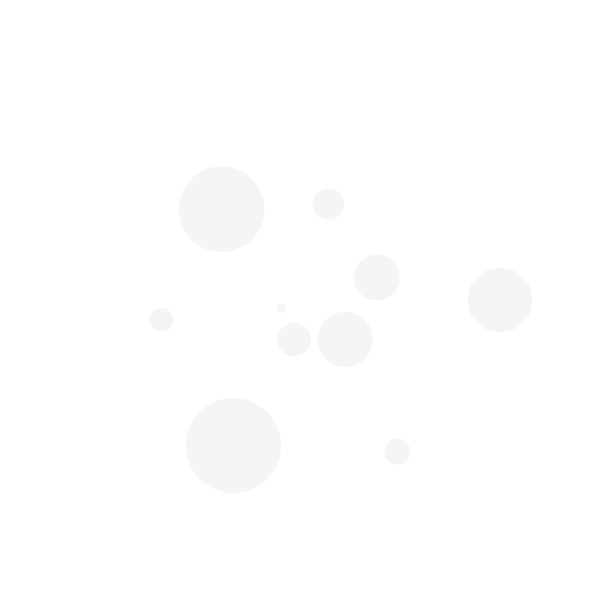
Frame 1 (no input)
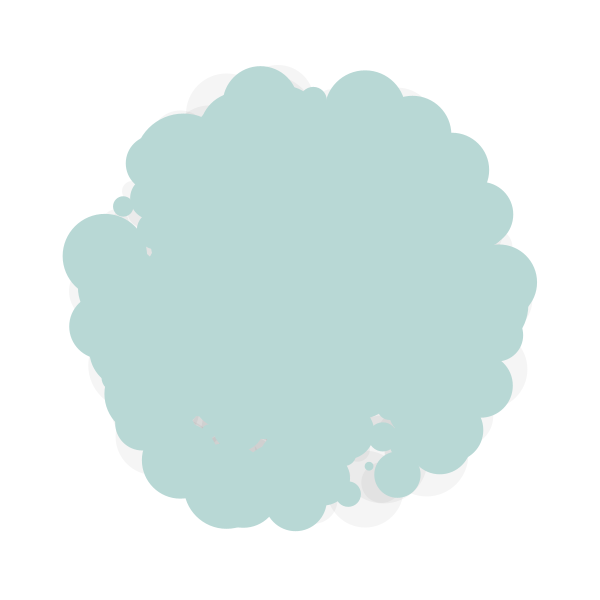
Frame 60 (the mouse pressed at the canvas centre just before this capture)
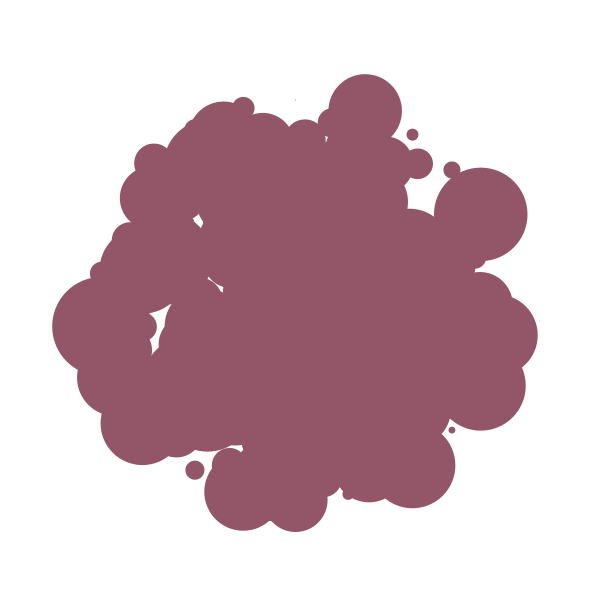
Frame 120 (the mouse held since frame 60 and released just before this capture)

The Processing sketch that drew these frames (run headless with seeded random() and noise(); from frame 60 on, the mouse is pressed at the canvas centre):

// Processing sketch: processing_174828
// ── processing_174828.pde


 float theta = 0;
 float alpha = 10;
 
 
void setup(){
  background(255);
  frameRate(30);
  noStroke();
  size(600, 600);
  fill(0, 10);
  smooth();
}

void draw(){
  
  for(int i = 0; i < 200; i+=20){ 
   el(200-i, random(100));
  }
}

void el(int rad, float size){
  ellipse(width/2+(rad*cos(theta)), height/2+(rad*sin(theta)), size, size);
  theta+=1;
  
  if(theta%300 == 0){
    float color1 = random(255);
    float color2 = random(255);
    float color3 = random(255);
    fill(color1, color2, color3, alpha); 
   }
   
   if(frameCount%100==0){
     background(255);
     alpha-=1;
   }else{
       alpha+=1;
     }
  
} 
